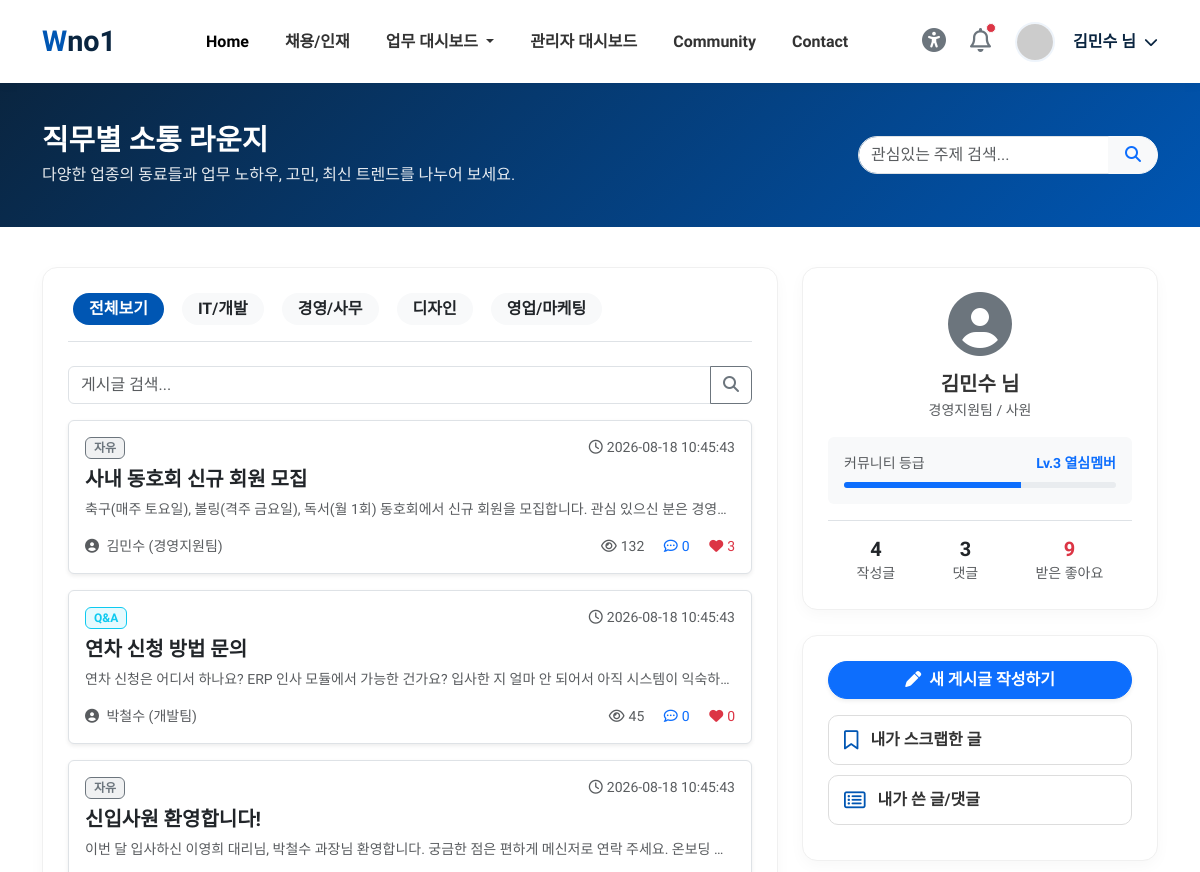
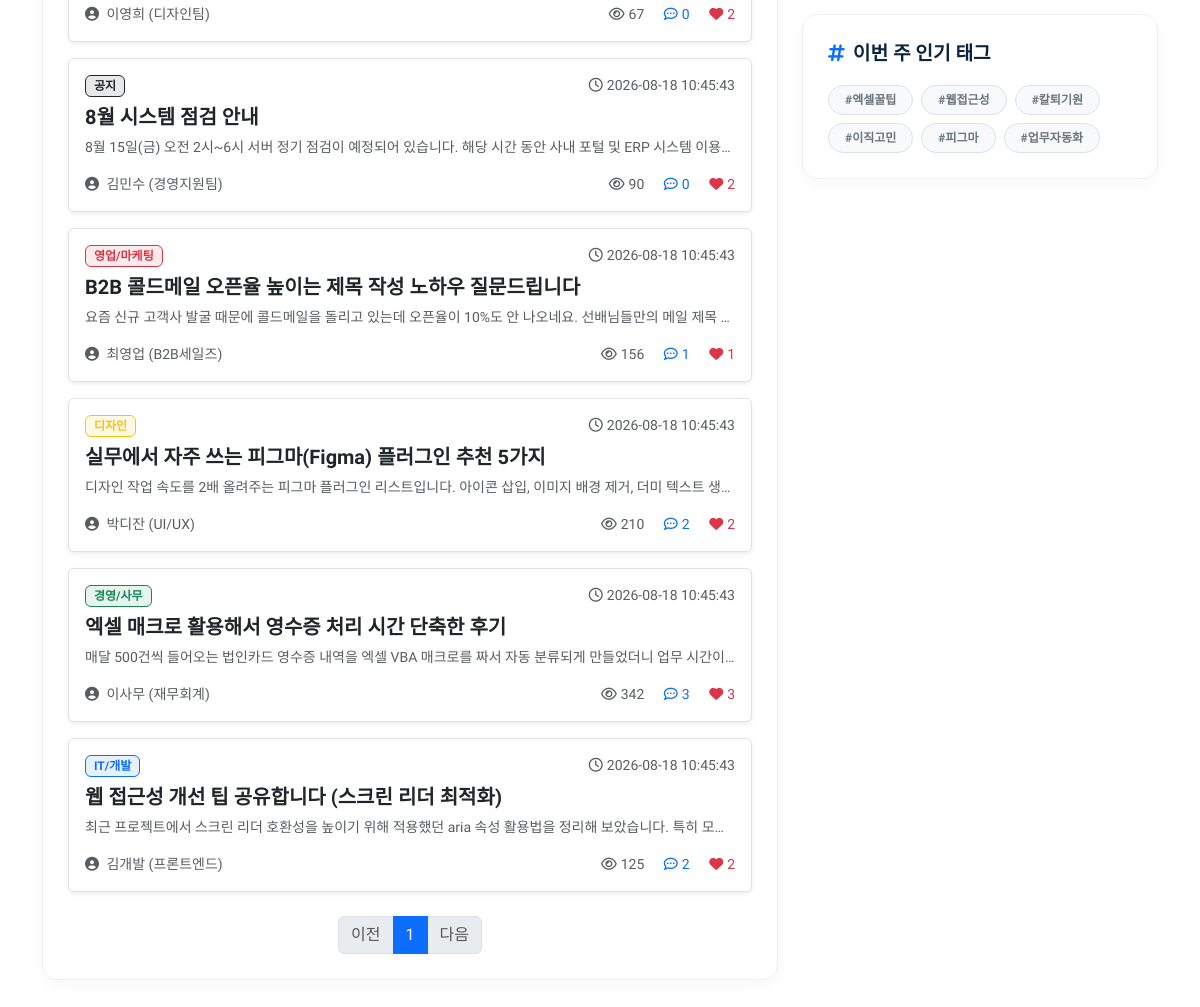
Page /community (signed in) on the committed database (2 pictures, top to bottom).
### tables this page shows
CREATE TABLE posts (
        id INTEGER PRIMARY KEY AUTOINCREMENT,
        user_id INTEGER,
        category TEXT DEFAULT 'general',
        title TEXT NOT NULL,
        content TEXT,
        author TEXT DEFAULT '',
        dept TEXT DEFAULT '',
        views INTEGER DEFAULT 0,
        created_at TEXT DEFAULT (datetime('now','localtime'))
    );

### routers/community.py (the view)
@router.get("/community", response_class=HTMLResponse)
async def community(request: Request, category: str = "all", q: str = "", page: int = 1):
    if not check_login(request):
        return RedirectResponse(url="/login", status_code=303)
    u = get_current_user(request)
    uid = u["user_id"]
    conn = get_sqlite()
    per_page = 10
    sql = """SELECT p.*,
        (SELECT COUNT(*) FROM comments c WHERE c.post_id=p.id) AS comment_count,
        (SELECT COUNT(*) FROM post_likes l WHERE l.post_id=p.id) AS like_count,
        u.position AS author_position, u.phone AS author_phone
        FROM posts p LEFT JOIN users u ON u.id=p.user_id WHERE 1=1"""
    params: list = []
    count_params: list = []
    count_sql = "SELECT COUNT(*) FROM posts p WHERE 1=1"
    if category != "all":
        sql += " AND p.category=?"; params.append(category)
        count_sql += " AND p.category=?"; count_params.append(category)
    if q:
        sql += " AND (p.title LIKE '%'||?||'%' OR p.content LIKE '%'||?||'%')"; params += [q, q]
        count_sql += " AND (p.title LIKE '%'||?||'%' OR p.content LIKE '%'||?||'%')"; count_params += [q, q]
    try:
        total = conn.execute(count_sql, count_params).fetchone()[0]
        sql += " ORDER BY p.id DESC LIMIT ? OFFSET ?"; params += [per_page, (page - 1) * per_page]
        posts = [dict(r) for r in conn.execute(sql, params).fetchall()]
        my_post_count = conn.execute("SELECT COUNT(*) FROM posts WHERE user_id=?", (uid,)).fetchone()[0]
        my_comment_count = conn.execute("SELECT COUNT(*) FROM comments WHERE user_id=?", (uid,)).fetchone()[0]
        my_like_received = conn.execute(
            "SELECT COUNT(*) FROM post_likes l JOIN posts p ON p.id=l.post_id WHERE p.user_id=?", (uid,)
        ).fetchone()[0]
    finally:
        conn.close()
    return templates.TemplateResponse(
        request=request, name="/top/community.html", context={
            "request": request, "page_title": "커뮤니티",
            "user_name": u["user_name"],
            "posts": posts, "categories": POST_CATEGORIES,
            "current_category": category, "q": q, "page": page,
            "total_pages": max(1, (total + per_page - 1) // per_page),
            "my_post_count": my_post_count,
            "my_comment_count": my_comment_count,
            "my_like_received": my_like_received,
        }
    )

### templates/top/community.html (shortened to what this page needs)
<!DOCTYPE html>
<html lang="ko">
{% include 'common/header.html' %}
<body>
{% include 'common/topbar.html' %}
<div class="dash-header">
    <div class="container d-flex justify-content-between align-items-center flex-wrap gap-3">
        <div>
            <h2>직무별 소통 라운지</h2>
            <p>다양한 업종의 동료들과 업무 노하우, 고민, 최신 트렌드를 나누어 보세요.</p>
        </div>
        <form class="input-group" style="max-width: 300px;" action="/community" method="get">
            <input type="text" class="form-control rounded-start-pill pl-3" name="q" placeholder="관심있는 주제 검색..." value="{{ q }}">
            <button class="btn btn-light rounded-end-pill px-3 text-primary" type="submit"><i class="fas fa-search"></i></button>
        </form>
    </div>
</div>
<div class="container pb-5">
    <div class="row mt-2">
        <div class="col-lg-8">
            <div class="content-card">
                <div class="d-flex justify-content-between align-items-center mb-4 border-bottom pb-3">
                    <ul class="nav nav-pills gap-2" id="communityTabs">
                        <li class="nav-item">
                            <a class="nav-link {% if current_category == 'all' %}active{% else %}text-dark bg-light{% endif %} rounded-pill px-3 py-1" href="/community?category=all">전체보기</a>
                        </li>
                        <li class="nav-item">
                            <a class="nav-link {% if current_category == 'it' %}active{% else %}text-dark bg-light{% endif %} rounded-pill px-3 py-1" href="/community?category=it">IT/개발</a>
                        </li>
                        <li class="nav-item">
                            <a class="nav-link {% if current_category == 'biz' %}active{% else %}text-dark bg-light{% endif %} rounded-pill px-3 py-1" href="/community?category=biz">경영/사무</a>
                        </li>
                        <li class="nav-item">
                            <a class="nav-link {% if current_category == 'design' %}active{% else %}text-dark bg-light{% endif %} rounded-pill px-3 py-1" href="/community?category=design">디자인</a>
                        </li>
                        <li class="nav-item">
                            <a class="nav-link {% if current_category == 'sales' %}active{% else %}text-dark bg-light{% endif %} rounded-pill px-3 py-1" href="/community?category=sales">영업/마케팅</a>
                        </li>
                    </ul>
                </div>
                <form method="get" action="/community" class="mb-3">
                    <div class="input-group">
                        <input type="text" name="q" class="form-control" placeholder="게시글 검색..." value="{{ q }}">
                        <button class="btn btn-outline-secondary" type="submit"><i class="fas fa-search"></i></button>
                    </div>
                </form>
                <div class="post-list">
                    {% for p in posts %}
                    {% set meta = categories.get(p.category, ('자유', 'secondary')) %}
                    <div class="p-3 mb-3 border rounded bg-white post-item shadow-sm">
                        <div class="d-flex justify-content-between mb-2">
                            <span class="badge bg-{{ meta[1] }} bg-opacity-10 text-{{ meta[1] }} border border-{{ meta[1] }} px-2 py-1">{{ meta[0] }}</span>
                            <span class="small text-muted"><i class="far fa-clock me-1"></i>{{ p.created_at }}</span>
                        </div>
                        <h5 class="fw-bold mb-2">
                            <a href="/post/{{ p.id }}" class="text-dark text-decoration-none stretched-link">{{ p.title }}</a>
                        </h5>
                        <p class="text-muted small mb-3 text-truncate">{{ p.content }}</p>
                        <div class="d-flex justify-content-between align-items-center small text-muted">
                            <span>
                                <i class="fas fa-user-circle me-1"></i>
                                <a href="#" class="text-muted text-decoration-none author-link"
                                   style="position:relative; z-index:2;"
                                   data-name="{{ p.author }}"
                                   data-dept="{{ p.dept or '' }}"
                                   data-position="{{ p.author_position or '' }}"
                                   data-phone="{{ p.author_phone or '' }}"
                                   data-bs-toggle="modal" data-bs-target="#profileModal"
                                   onclick="event.stopPropagation();">{{ p.author }}</a>{% if p.dept %} ({{ p.dept }}){% endif %}
                            </span>
                            <div>
                                <span class="me-3"><i class="far fa-eye me-1"></i>{{ p.views }}</span>
                                <span class="me-3 text-primary"><i class="far fa-comment-dots me-1"></i>{{ p.comment_count }}</span>
                                <span class="text-danger"><i class="fas fa-heart me-1"></i>{{ p.like_count }}</span>
                            </div>
                        </div>
                    </div>
                    {% else %}
                    <p class="text-center text-muted py-5">게시글이 없습니다.</p>
                    {% endfor %}
                </div>
                <nav aria-label="Page navigation" class="mt-4">
                    <ul class="pagination justify-content-center mb-0">
                        <li class="page-item {% if page <= 1 %}disabled{% endif %}">
                            <a class="page-link" href="/community?category={{ current_category }}&q={{ q }}&page={{ page-1 }}">이전</a>
                        </li>
                        {% for p in range(1, total_pages+1) %}
                        <li class="page-item {% if p == page %}active{% endif %}">
                            <a class="page-link" href="/community?category={{ current_category }}&q={{ q }}&page={{ p }}">{{ p }}</a>
                        </li>
                        {% endfor %}
                        <li class="page-item {% if page >= total_pages %}disabled{% endif %}">
                            <a class="page-link" href="/community?category={{ current_category }}&q={{ q }}&page={{ page+1 }}">다음</a>
                        </li>
                    </ul>
                </nav>
            </div>
        </div>
        <div class="col-lg-4">
            <div class="content-card text-center py-4">
                <div class="mb-3">
                    <i class="fas fa-user-circle fa-4x text-secondary"></i>
                </div>
                <h5 class="fw-bold mb-1">{{ user_name }} 님</h5>
                <p class="text-muted small mb-3">경영지원팀 / 사원</p>
                <div class="bg-light rounded p-3 mb-3 text-start">
                    <div class="d-flex justify-content-between mb-2">
                        <span class="small text-muted">커뮤니티 등급</span>
                        <span class="small fw-bold text-primary">Lv.3 열심멤버</span>
                    </div>
                    <div class="progress" style="height: 6px;">
                        <div class="progress-bar bg-primary" role="progressbar" style="width: 65%" aria-valuenow="65" aria-valuemin="0" aria-valuemax="100"></div>
                    </div>
                </div>
                <div class="d-flex justify-content-around text-center border-top pt-3">
                    <div>
                        <h5 class="text-dark mb-0 fw-bold">{{ my_post_count }}</h5>
                        <span class="small text-muted">작성글</span>
                    </div>
                    <div>
                        <h5 class="text-dark mb-0 fw-bold">{{ my_comment_count }}</h5>
                        <span class="small text-muted">댓글</span>
                    </div>
                    <div>
                        <h5 class="text-danger mb-0 fw-bold">{{ my_like_received }}</h5>
                        <span class="small text-muted">받은 좋아요</span>
                    </div>
                </div>
            </div>
            <div class="content-card mt-4">
                <a href="/write_post" class="btn btn-primary w-100 rounded-pill mb-3 fw-bold shadow-sm">
                    <i class="fas fa-pen me-2"></i>새 게시글 작성하기
                </a>
                <a href="/my_bookmarks" class="tool-btn">
                    <i class="far fa-bookmark"></i> 내가 스크랩한 글
                </a>
                <a href="/my_posts" class="tool-btn">
                    <i class="far fa-list-alt"></i> 내가 쓴 글/댓글
                </a>
            </div>
            <div class="content-card mt-4">
                <div class="card-title mb-3">
                    <span><i class="fas fa-hashtag me-2 text-primary"></i>이번 주 인기 태그</span>
                </div>
                <div class="d-flex flex-wrap gap-2">
                    <a href="/community?q=엑셀" class="badge tag-badge px-3 py-2 rounded-pill">#엑셀꿀팁</a>
                    <a href="/community?q=접근성" class="badge tag-badge px-3 py-2 rounded-pill">#웹접근성</a>
                    <a href="/community?q=회의" class="badge tag-badge px-3 py-2 rounded-pill">#칼퇴기원</a>
                    <a href="/community?q=이직" class="badge tag-badge px-3 py-2 rounded-pill">#이직고민</a>
                    <a href="/community?q=피그마" class="badge tag-badge px-3 py-2 rounded-pill">#피그마</a>
                    <a href="/community?q=업무자동화" class="badge tag-badge px-3 py-2 rounded-pill">#업무자동화</a>
                </div>
            </div>
        </div>
    </div>
</div>
</body>
</html>

### templates/common/header.html (style rules this page uses)
:root { --primary-blue: #0056b3; --light-blue: #eef4fb; --dark-blue: #0a2540; --text-color: #333333; --gray-bg: #f8f9fa; --success-color: #28a745; --warning-color: #ffc107; --danger-color: #dc3545; }
body { font-family: 'Cairo', sans-serif; color: var(--text-color); background-color: #ffffff; }
.nav-link { font-weight: 600; color: var(--text-color); margin: 0 10px; transition: color 0.3s; }
.nav-link:hover, .nav-link.active { color: var(--primary-blue); }
.dash-header { background: linear-gradient(135deg, var(--dark-blue) 0%, var(--primary-blue) 100%); padding: 40px 0; color: white; margin-bottom: 40px; }
.dash-header h2 { font-weight: 700; font-size: 1.8rem; margin-bottom: 5px; }
.dash-header p { opacity: 0.9; margin: 0; }
.content-card { background: #fff; border-radius: 15px; padding: 25px; box-shadow: 0 5px 15px rgba(0,0,0,0.03); margin-bottom: 25px; border: 1px solid #f0f0f0; }
.card-title { font-weight: 700; color: var(--dark-blue); font-size: 1.2rem; margin-bottom: 20px; display: flex; justify-content: space-between; align-items: center; }
.nav-pills .nav-link { color: var(--text-color); font-weight: 700; border-radius: 30px; padding: 10px 30px; margin: 0 5px; }
.nav-pills .nav-link.active { background-color: var(--primary-blue); color: #fff; }
.tool-btn { display: flex; align-items: center; padding: 12px 15px; border-radius: 10px; background-color: #fff; border: 1px solid #ddd; color: var(--text-color); text-decoration: none; font-weight: 600; margin-bottom: 10px; transition: all 0.2s; }
.tool-btn i { font-size: 1.2rem; margin-right: 12px; color: var(--primary-blue); }

### templates/top/community.html (style rules this page uses)
.post-item { transition: all 0.2s ease-in-out; position: relative; }
.tag-badge { background-color: #f8f9fa; color: #6c757d; border: 1px solid #dee2e6; text-decoration: none; transition: all 0.2s; }

### rows in the picture
posts: meta "자유", created_at "2026-08-18 10:45:43", title "사내 동호회 신규 회원 모집", content "축구(매주 토요일), 볼링(격주 금요일), 독서(월 1회) 동호회에서 신규 회원을 모집합니다. 관심 있으신 분은 경영…", author "김민수", dept "경영지원팀", views "132", comment_count "0", like_count "3"
posts: meta "Q&A", created_at "2026-08-18 10:45:43", title "연차 신청 방법 문의", content "연차 신청은 어디서 하나요? ERP 인사 모듈에서 가능한 건가요? 입사한 지 얼마 안 되어서 아직 시스템이 익숙하…", author "박철수", dept "개발팀", views "45", comment_count "0", like_count "0"
posts: meta "자유", created_at "2026-08-18 10:45:43", title "신입사원 환영합니다!", content "이번 달 입사하신 이영희 대리님, 박철수 과장님 환영합니다. 궁금한 점은 편하게 메신저로 연락 주세요. 온보딩…", author "이영희", dept "디자인팀", views "67", comment_count "0", like_count "2"
posts: meta "공지", created_at "2026-08-18 10:45:43", title "8월 시스템 점검 안내", content "8월 15일(금) 오전 2시~6시 서버 정기 점검이 예정되어 있습니다. 해당 시간 동안 사내 포털 및 ERP 시스템 이용…", author "김민수", dept "경영지원팀", views "90", comment_count "0", like_count "2"
posts: meta "영업/마케팅", created_at "2026-08-18 10:45:43", title "B2B 콜드메일 오픈율 높이는 제목 작성 노하우 질문드립니다", content "요즘 신규 고객사 발굴 때문에 콜드메일을 돌리고 있는데 오픈율이 10%도 안 나오네요. 선배님들만의 메일 제목…", author "최영업", dept "B2B세일즈", views "156", comment_count "1", like_count "1"
posts: meta "디자인", created_at "2026-08-18 10:45:43", title "실무에서 자주 쓰는 피그마(Figma) 플러그인 추천 5가지", content "디자인 작업 속도를 2배 올려주는 피그마 플러그인 리스트입니다. 아이콘 삽입, 이미지 배경 제거, 더미 텍스트 생…", author "박디잔", dept "UI/UX", views "210", comment_count "2", like_count "2"
posts: meta "경영/사무", created_at "2026-08-18 10:45:43", title "엑셀 매크로 활용해서 영수증 처리 시간 단축한 후기", content "매달 500건씩 들어오는 법인카드 영수증 내역을 엑셀 VBA 매크로를 짜서 자동 분류되게 만들었더니 업무 시간이…", author "이사무", dept "재무회계", views "342", comment_count "3", like_count "3"
posts: meta "IT/개발", created_at "2026-08-18 10:45:43", title "웹 접근성 개선 팁 공유합니다 (스크린 리더 최적화)", content "최근 프로젝트에서 스크린 리더 호환성을 높이기 위해 적용했던 aria 속성 활용법을 정리해 보았습니다. 특히 모…", author "김개발", dept "프론트엔드", views "125", comment_count "2", like_count "2"

### other values in the picture
{{ user_name }} "김민수"
{{ p }} "1"
{{ my_post_count }} "4"
{{ my_comment_count }} "3"
{{ my_like_received }} "9"
